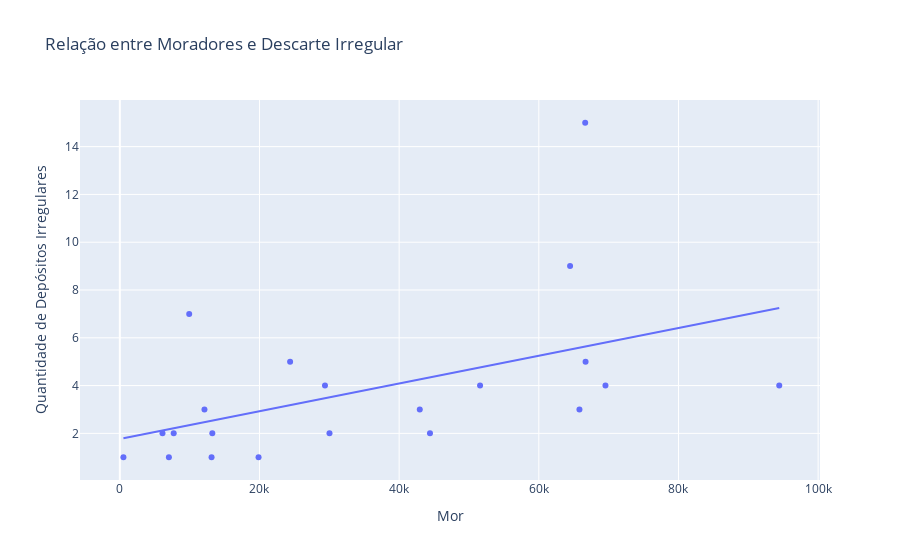

Write notebook code for a chart like this one.
### Code cell
import plotly.express as px

fig = px.scatter(
    df,
    x="Mor",
    y="Quantidade de Depósitos Irregulares",
    hover_name="Bairro",
    trendline="ols",
    title="Relação entre Moradores e Descarte Irregular"
)
fig.show()

### Figure 1 — Plotly figure (JSON) as saved in the notebook; plotly's stock layout.template omitted (floating-point values rounded to 4 significant figures)
{"data": [{"hovertemplate": "<b>%{hovertext}</b><br><br>Mor=%{x}<br>Quantidade de Depósitos Irregulares=%{y}<extra></extra>", "hovertext": ["Batista Campos", "Canudos", "Cidade Velha", "Condor", "Cremação", "Guamá", "Jurunas", "Marambaia", "Marco", "Fátima", "Nazaré", "Pedreira", "Reduto", "Sacramenta", "São Brás", "Souza", "Telégrafo", "Montese (Terra Firme)", "Campina", "Umarizal", "Barreiro", "Maracangalha", "Miramar", "Curió-Utinga", "Val-de-Cães", "Mangueirão", "Universitário", "Castanheira", "Guanabara", "Águas Lindas", "Aurá", "Bengui", "Cabanagem", "Coqueiro", "Parque Verde", "Pratinha", "São Clemente", "Tapanã", "Una", "Águas Negras", "Agulha", "Campina de Icoaraci", "Cruzeiro", "Maracacuera", "Paracuri", "Parque Guajará", "Ponta Grossa", "Tenoné", "São João do Outeiro", "Itaiteua", "Brasília", "Água Boa", "Aeroporto", "Arirambá", "Carananduba", "Caruara", "Farol", "Mangueiras", "Maracajá", "Natal do Murubira", "Porto Arthur", "São Francisco", "Sucurijuquara", "Vila", "Praia Grande", "Chapéu Virado", "Murubira", "Bonfim", "Marahú", "Paraíso", "Baía do Sol"], "legendgroup": "", "marker": {"color": "#636efa", "symbol": "circle"}, "mode": "markers", "name": "", "orientation": "v", "showlegend": false, "type": "scatter", "x": [19062, 13789, 12119, 42699, 31257, 94432, 64478, 66697, 65819, 12385, 20449, 69544, 6358, 44413, 19865, 13137, 42953, 61438, 6108, 30025, 26003, 30534, 515, 16639, 7028, 36224, 2557, 24383, 1588, 17520, 1827, 29379, 27781, 51588, 39126, 22585, 7714, 66642, 6724, 6890, 19712, 26718, 11644, 13681, 9934, 34774, 13245, 30429, 12124, 1939, 6012, 8553, 1170, 1942, 5445, 794, 849, 2842, 3345, 1098, 282, 2437, 1074, 3034, 748, 1156, 1517, 776, 132, 315, 2414], "xaxis": "x", "y": [NaN, NaN, 3.0, NaN, NaN, 4.0, 9.0, 5.0, 3.0, NaN, NaN, 4.0, NaN, 2.0, 1.0, 1.0, 3.0, NaN, 2.0, 2.0, NaN, NaN, 1.0, NaN, 1.0, NaN, NaN, 5.0, NaN, NaN, NaN, 4.0, NaN, 4.0, NaN, NaN, 2.0, 15.0, NaN, NaN, NaN, NaN, NaN, NaN, 7.0, NaN, 2.0, NaN, NaN, NaN, NaN, NaN, NaN, NaN, NaN, NaN, NaN, NaN, NaN, NaN, NaN, NaN, NaN, NaN, NaN, NaN, NaN, NaN, NaN, NaN, NaN], "yaxis": "y"}, {"hovertemplate": "<b>OLS trendline</b><br>Quantidade de Depósitos Irregulares = 5.80082e-05 * Mor + 1.76538<br>R<sup>2</sup>=0.234944<br><br>Mor=%{x}<br>Quantidade de Depósitos Irregulares=%{y} <b>(trend)</b><extra></extra>", "legendgroup": "", "marker": {"color": "#636efa", "symbol": "circle"}, "mode": "lines", "name": "", "showlegend": false, "type": "scatter", "x": [515, 6108, 7028, 7714, 9934, 12119, 13137, 13245, 19865, 24383, 29379, 30025, 42953, 44413, 51588, 64478, 65819, 66642, 66697, 69544, 94432], "xaxis": "x", "y": [1.795, 2.12, 2.173, 2.213, 2.342, 2.468, 2.527, 2.534, 2.918, 3.18, 3.47, 3.507, 4.257, 4.342, 4.758, 5.506, 5.583, 5.631, 5.634, 5.799, 7.243], "yaxis": "y"}], "layout": {"legend": {"tracegroupgap": 0}, "title": {"text": "Relação entre Moradores e Descarte Irregular"}, "xaxis": {"anchor": "y", "domain": [0, 1], "title": {"text": "Mor"}}, "yaxis": {"anchor": "x", "domain": [0, 1], "title": {"text": "Quantidade de Depósitos Irregulares"}}}}
